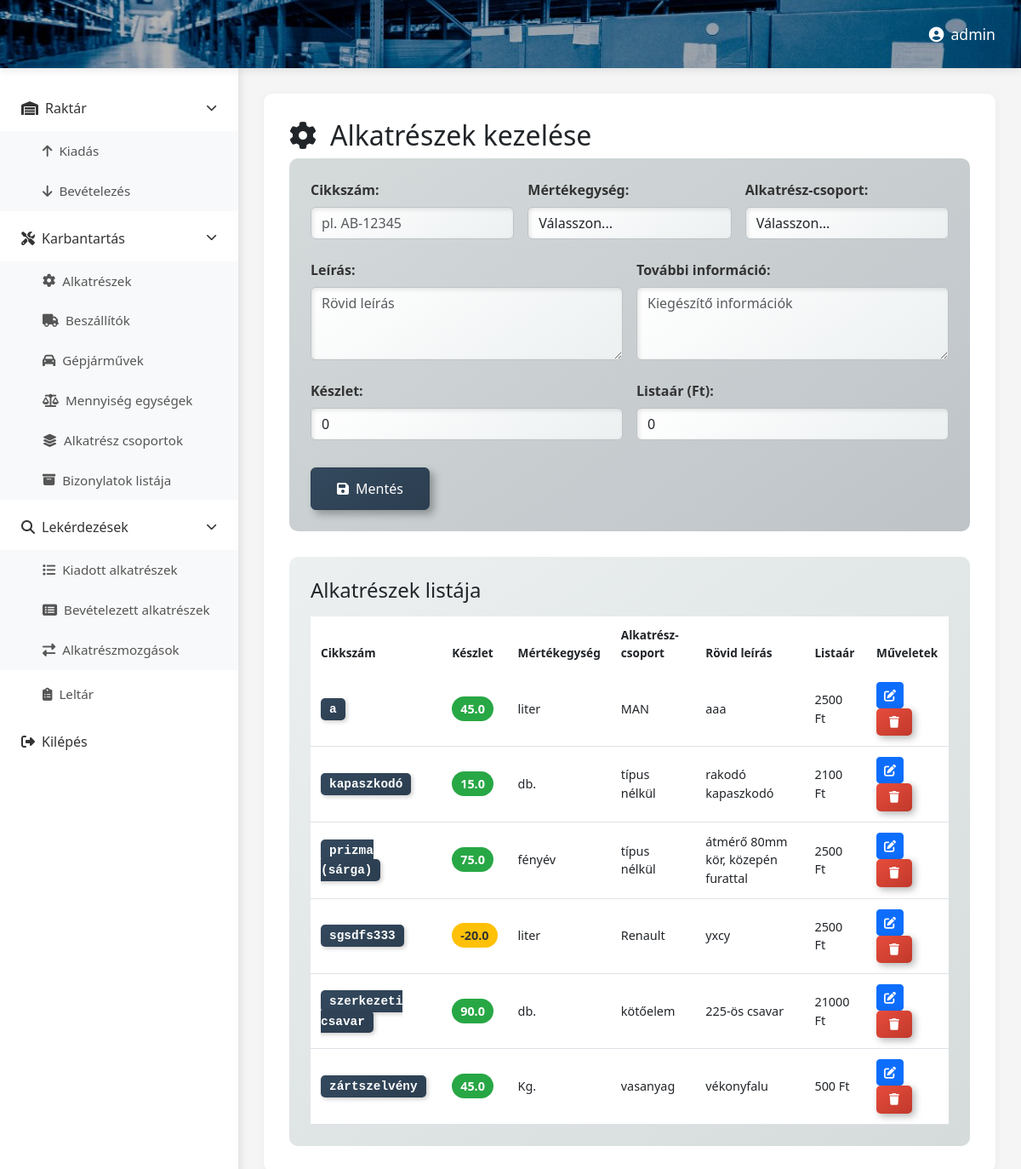
/alkatresz/ (signed in), run on an earlier commit of the app's database.
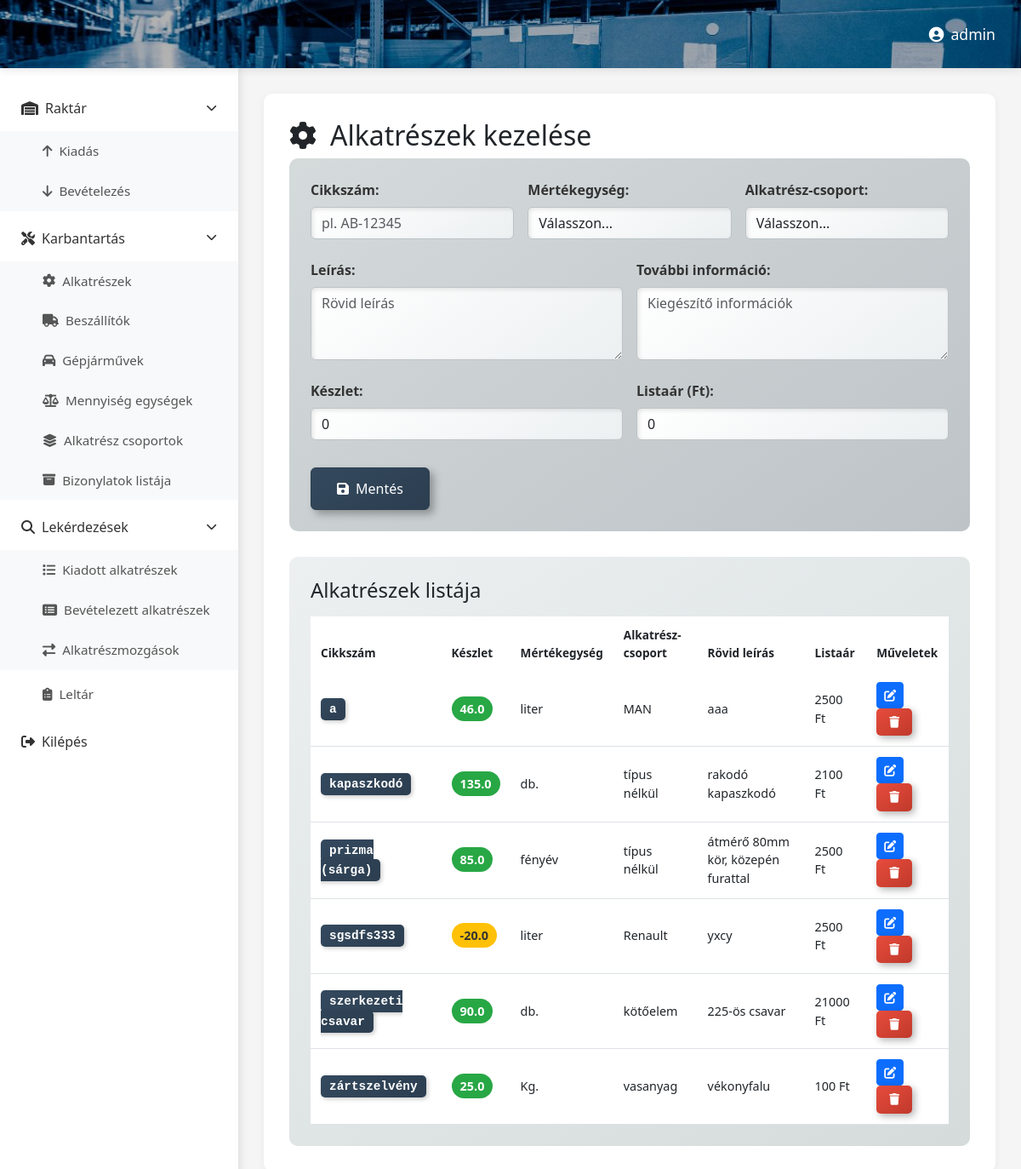
And on a later commit of the database.
### raktar/models.py (models this page shows, shortened)
class Alkatresz(models.Model):
    cikkszam = models.CharField(max_length=100, unique=True)
    leiras = models.CharField(max_length=50)
    info = models.CharField(max_length=300, blank=True, null=True)
    mertekegyseg = models.ForeignKey(Mertekegyseg, on_delete=models.PROTECT, related_name="alkatreszek")
    alkatreszcsoport = models.ForeignKey(Alkatreszcsoport, on_delete=models.PROTECT, related_name="alkatreszek")
    keszlet = models.FloatField(default=0)
    listaar = models.IntegerField()

class Mertekegyseg(models.Model):
    mertegys = models.CharField(max_length=20)

class Alkatreszcsoport(models.Model):
    alkcsop = models.CharField(max_length=50)

### raktar/views.py (the view)
# urls.py: path('alkatresz/', views.alkatresz, name='alkatresz'),
@login_required
def alkatresz(request):
    alkatreszek = Alkatresz.objects.all().order_by('cikkszam')
    mertekegysegek = Mertekegyseg.objects.all()
    alkatreszcsoportok = Alkatreszcsoport.objects.all().order_by('alkcsop')
    context = {
        'alkatreszek': alkatreszek,
        'mertekegysegek': mertekegysegek,
        'alkatreszcsoportok': alkatreszcsoportok
    }
    return render(request,'alkatresz.html', context)

### raktar/templates/alkatresz.html (shortened to what the changed rows need)
{% extends 'base.html' %}
{% load static %}
{% block extra_css %}
<link rel="stylesheet" href="{% static 'css/alkatreszek.css' %}">
{% endblock %}
{% block content %}
<div class="main-container">
    <main class="content-area">
        <div id="contentContainer">
            <h2><i class="fas fa-cog me-3"></i>Alkatrészek kezelése</h2>
            <div class="table-section mt-4">
                <div class="table-responsive">
                    <table class="table table-hover">
                        <thead>
                            <tr>
                                <th>Cikkszám</th>
                                <th>Készlet</th>
                                <th>Mértékegység</th>
                                <th>Alkatrész-csoport</th>
                                <th>Rövid leírás</th>
                                <th>Listaár</th>
                                <th>Műveletek</th>
                            </tr>
                        </thead>
                        <tbody>
                            {% for alkatresz in alkatreszek %}
                            <tr>
                                <td><span class="cikkszam-badge">{{ alkatresz.cikkszam }}</span></td>
                                <td>
                                    <span class="keszlet-badge {% if alkatresz.keszlet == 0 %}keszlet-empty{% elif alkatresz.keszlet < 10 %}keszlet-low{% endif %}">
                                        {{ alkatresz.keszlet }}
                                    </span>
                                </td>
                                <td>{{ alkatresz.mertekegyseg.mertegys }}</td>
                                <td>{{ alkatresz.alkatreszcsoport.alkcsop }}</td>
                                <td>{{ alkatresz.leiras|truncatechars:50 }}</td>
                                <td>{{ alkatresz.listaar|floatformat:0 }} Ft</td>
                                <td>
                                    <a href="{% url 'raktar:editAlkatreszById' alkatresz.id %}" class="btn btn-sm btn-primary">
                                        <i class="fas fa-edit"></i>
                                    </a>
                                    <form method="POST" action="{% url 'raktar:deleteAlkatreszById' alkatresz.id %}" style="display: inline;">
                                        <button type="submit" class="btn btn-sm btn-delete" onclick="return confirm('Biztosan törli?')">
                                            <i class="fas fa-trash"></i>
                                        </button>
                                    </form>
                                </td>
                            </tr>
                            {% endfor %}
                        </tbody>
                    </table>
                </div>
            </div>
        </div>
    </main>
</div>
{% endblock %}

What changed in the data, as far as the page shows it:
changed Alkatresz "aaa": keszlet "45.0" → "46.0"
changed Alkatresz "kapaszkodó": keszlet "15.0" → "135.0"
changed Alkatresz "prizma (sárga)": keszlet "75.0" → "85.0"
changed Alkatresz "zártszelvény": keszlet "45.0" → "25.0"; listaar "500" → "100"
